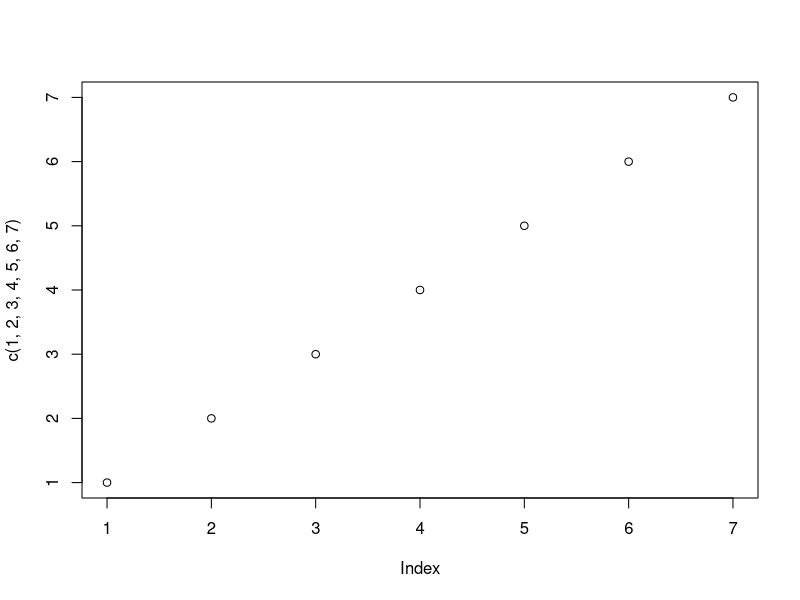
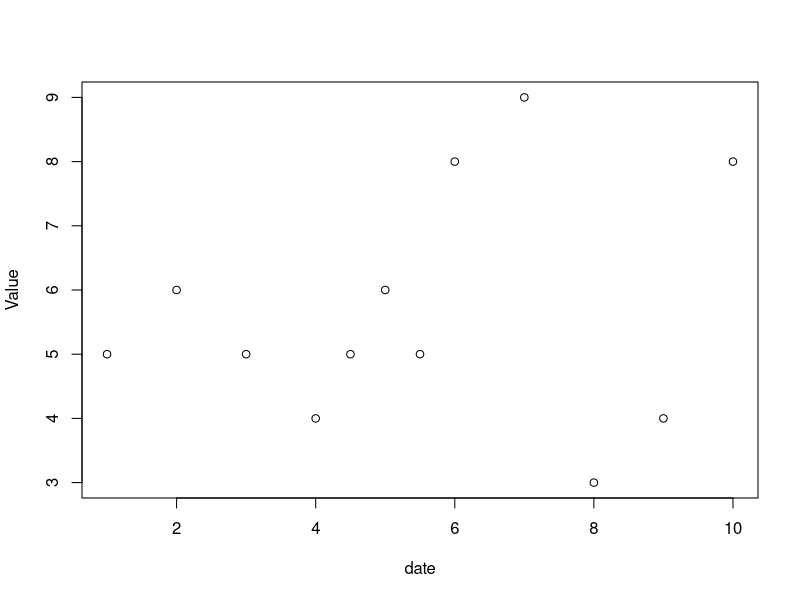
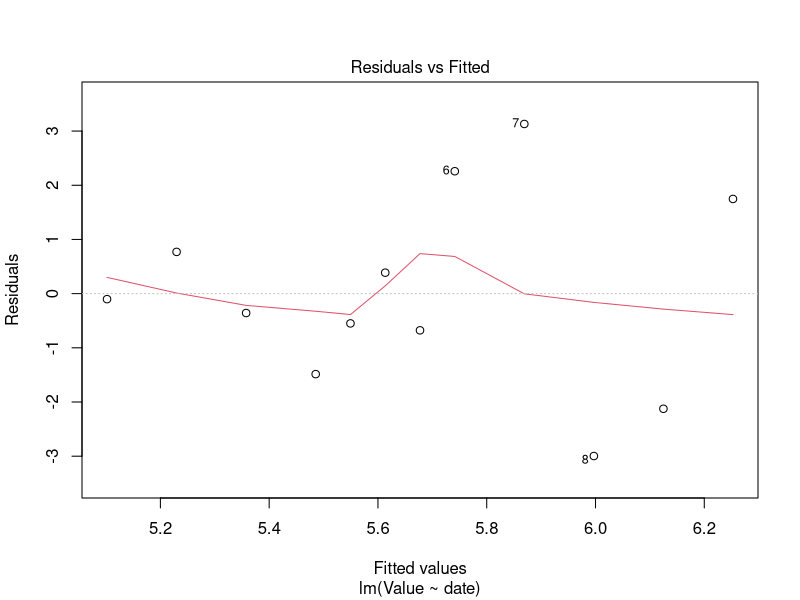
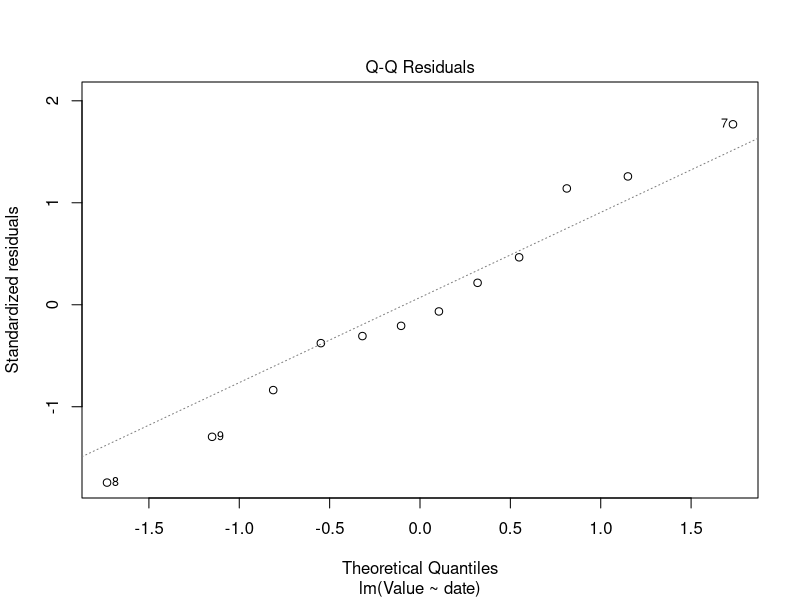
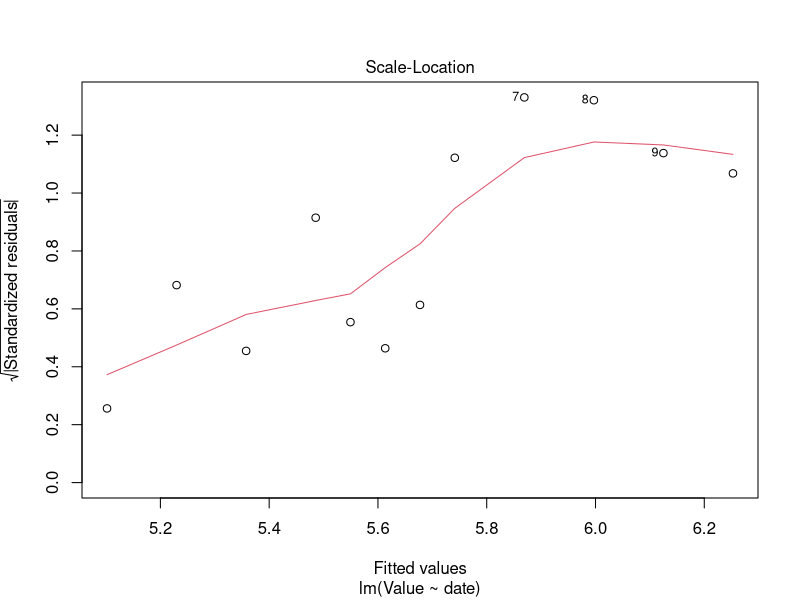
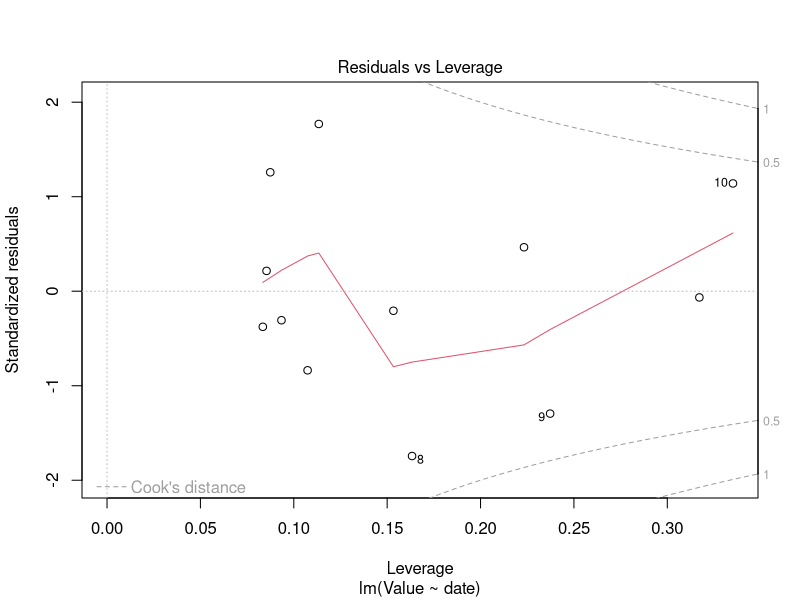

Write R code to recreate these figures, in order. (Note: this script raises an error after producing the figures.)
#' What is R?
#' 
#' Why use it?
#' - A great tool for data analysis
#' - It's free and open source
#' - Widely used in industry, academic, government, maths and statistics, 
#' - Designed with analysts
#' - It's interactive and has batch mode for routine production tasks
#' - It has a huge set of packages, extra tools and functionality
#' - It works with RStudio
#' 


#' Alternatives to R
#' - SAS
#' - SPSS
#' - MatLab (plus open-source octave and julia)
#' - STATA
#' Python
#' - Huge community of engineers and beginner learners
#' - elegant and clean language
#' - relative easy to integrate your work in existing production systems. 


################################################################################
#' The R Console
#' 
#' ">" input
#' 
#' "[...]" brackets, indexing output
c(1,2,3,4,5,6,7,8,9,10,11,12,13,14,15,16,17,18,19)
1:100

#' "+" carry over to next line. 
(12 + 5
)

# use ";" semi colon to combine multiple seperate operations into one line. 
1 + 1
1 + 2 ; 5 + 6

#' "Ctrl + l" to clear your console

#' "esc" to clear your input line

#' In the console, use keyborad "up arrow" to scroll gthrough your previous inputs 

# "#" pound / hash for comments
1 + 1 # one a line, everthing after the pound is ignored. 

#' #' hash + apostrophe, in RStudio (not r) allows for multi line comment. 
#'  
#'  


################################################################################
#' Assignment
#' - R and Objects - In R, basically everything is an option, 
#' - value, data-frames, vectors, lists, fuctions, all objects
#' Object: mapping of "data" to a "name
#' Use the "<-" assignment operators. 

{
  # Plot works differently depending on the class of your data
  
  # plot a vector
  plot(
    c(1,2,3,4,5,6,7)
    )
  
  # plot a time series data.frame
  plot(
    data.frame(
      date  = c(1:10,5.5,4.5),
      Value = c(5,6,5,4,6,8,9,3,4,8,5,5) 
    )
  )
  
  #plot a regression
  plot(
    lm(
      Value ~ date,
      data =  data.frame(
        date  = c(1:10,5.5,4.5),
        Value = c(5,6,5,4,6,8,9,3,4,8,5,5) 
      )
    )
  )

}

# Creating an object in R
# Assignment 
#' Object: mapping of "data" to a "name
#' Use the "<-" assignment operators. 

x <- 1
x =  1

#  {name} {assigned to} {data}
     x          <-         1
x
     
# Object naming rules
#' Names are case sensitive
x <- 1
x # lowercase x
X # uppercase X

# Overwriting values
#' we are free to overwrite values
x  <- 1
x
x <- 2
x
     
# Value updating
y <- 1
y
x <- y + 1
x
y <- 2
x

# Object Does Exist
x + y + z + 1
# Error: object 'z' not found


# Object naming rules
#' 1. objects need to start with a letter (UPPER or lower)
#' 2. they may follow by any letter, number, "." or "_"
#' 3. no special characters
#' ^ !@#$%^&*()|' "  {white space}

y.2 <- y + 1
y.3 <- y.2 + 3

################################################################################
#' Working with function
#' quick intro to function calls

mean(
  rnorm(100)^2
)

# 1. function arguments are passed to function inside parentheses. 
# 2. get documentation about your function with "?{function name}
# 3. you can combine many function
# 4. you can create functions. 
mean.of.sqrd <- function(x){
  mean(x^2)
}     

mean.of.sqrd(rnorm(100))





















